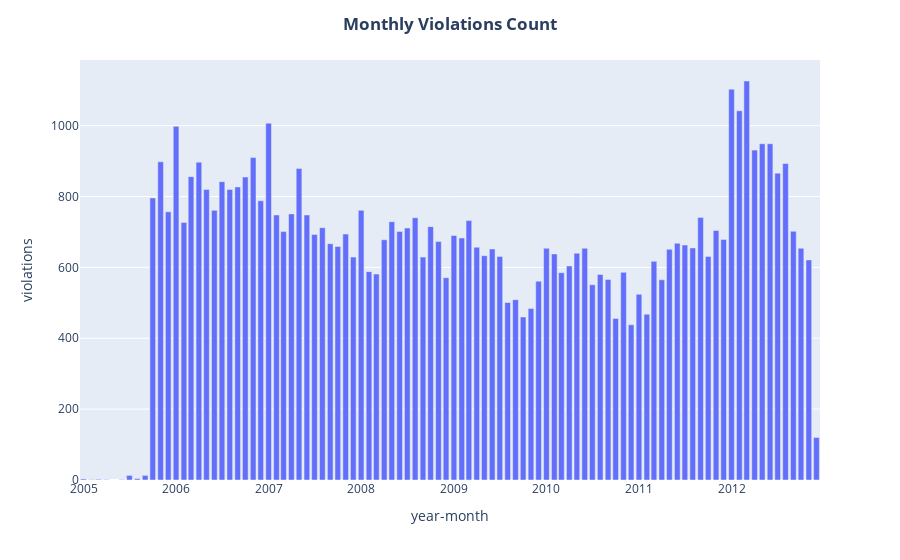

The code cell stored with this chart in its notebook:
### Markdown cell above
- Monthly Violation Count (2005~2012)

### Code cell
dfa_month_violations=dfa.groupby('year-month')['violations'].count().reset_index()
fig=px.bar(dfa_month_violations,x='year-month',y='violations')
fig.update_layout(title={'text':'<b>Monthly Violations Count','x':0.5})
fig.show()

### Figure 1 — Plotly figure (JSON) as saved in the notebook; plotly's stock layout.template omitted (floating-point values rounded to 4 significant figures)
{"data": [{"alignmentgroup": "True", "hovertemplate": "year-month=%{x}<br>violations=%{y}<extra></extra>", "legendgroup": "", "marker": {"color": "#636efa", "pattern": {"shape": ""}}, "name": "", "offsetgroup": "", "orientation": "v", "showlegend": false, "textposition": "auto", "type": "bar", "x": ["2005-01", "2005-02", "2005-03", "2005-04", "2005-06", "2005-07", "2005-08", "2005-09", "2005-10", "2005-11", "2005-12", "2006-01", "2006-02", "2006-03", "2006-04", "2006-05", "2006-06", "2006-07", "2006-08", "2006-09", "2006-10", "2006-11", "2006-12", "2007-01", "2007-02", "2007-03", "2007-04", "2007-05", "2007-06", "2007-07", "2007-08", "2007-09", "2007-10", "2007-11", "2007-12", "2008-01", "2008-02", "2008-03", "2008-04", "2008-05", "2008-06", "2008-07", "2008-08", "2008-09", "2008-10", "2008-11", "2008-12", "2009-01", "2009-02", "2009-03", "2009-04", "2009-05", "2009-06", "2009-07", "2009-08", "2009-09", "2009-10", "2009-11", "2009-12", "2010-01", "2010-02", "2010-03", "2010-04", "2010-05", "2010-06", "2010-07", "2010-08", "2010-09", "2010-10", "2010-11", "2010-12", "2011-01", "2011-02", "2011-03", "2011-04", "2011-05", "2011-06", "2011-07", "2011-08", "2011-09", "2011-10", "2011-11", "2011-12", "2012-01", "2012-02", "2012-03", "2012-04", "2012-05", "2012-06", "2012-07", "2012-08", "2012-09", "2012-10", "2012-11", "2012-12"], "xaxis": "x", "y": [3, 1, 2, 1, 1, 13, 4, 13, 796, 898, 757, 998, 727, 856, 897, 820, 761, 842, 820, 827, 855, 910, 788, 1007, 748, 701, 751, 879, 748, 693, 712, 667, 659, 694, 629, 761, 588, 581, 678, 729, 701, 711, 740, 629, 715, 673, 571, 690, 683, 732, 657, 633, 652, 631, 501, 509, 460, 484, 561, 654, 638, 585, 604, 640, 654, 551, 580, 566, 456, 586, 438, 524, 468, 617, 565, 651, 668, 663, 655, 741, 631, 704, 679, 1103, 1042, 1126, 931, 949, 949, 866, 893, 702, 654, 621, 120], "yaxis": "y"}], "layout": {"barmode": "relative", "legend": {"tracegroupgap": 0}, "margin": {"t": 60}, "title": {"text": "<b>Monthly Violations Count", "x": 0.5}, "xaxis": {"anchor": "y", "domain": [0, 1], "title": {"text": "year-month"}}, "yaxis": {"anchor": "x", "domain": [0, 1], "title": {"text": "violations"}}}}
